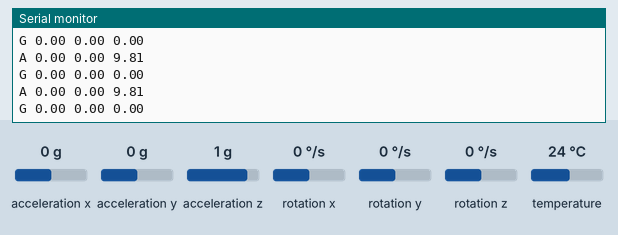
Simulated run of this sketch. Board: Arduino Uno, built with avr-gcc and run on an emulated ATmega328P. Parts: the last lines printed to the serial monitor. Inputs (shaded band) come from the test bench; at power-on: acceleration x 0 g, acceleration y 0 g, acceleration z 1 g, rotation x 0 °/s, rotation y 0 °/s, rotation z 0 °/s, temperature 24 °C.

Above: at 1.3 s.
1.4 s: acceleration x set to -1.4 g
At 2.1 s:
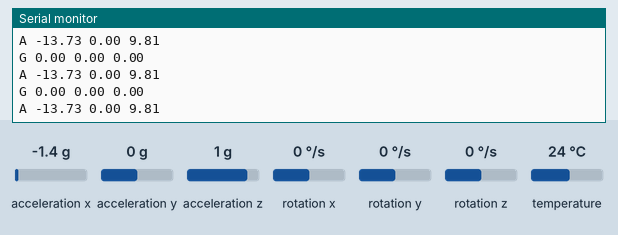
4.4 s: acceleration y set to -1.4 g
At 5.0 s:
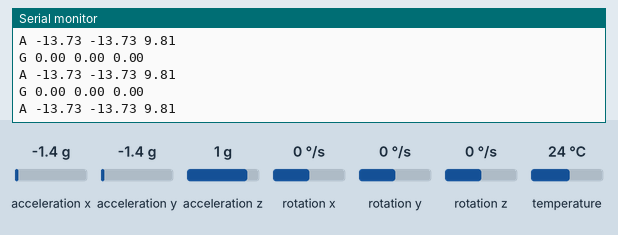
5.9 s: acceleration z set to -1.4 g
At 6.4 s:
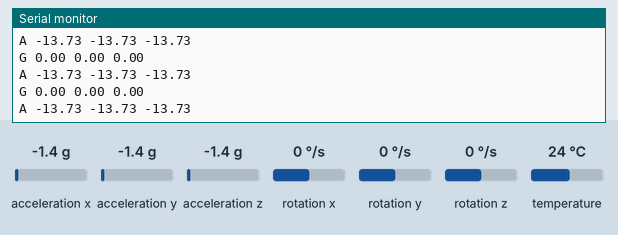
8.9 s: rotation x set to -192 °/s
At 9.5 s:
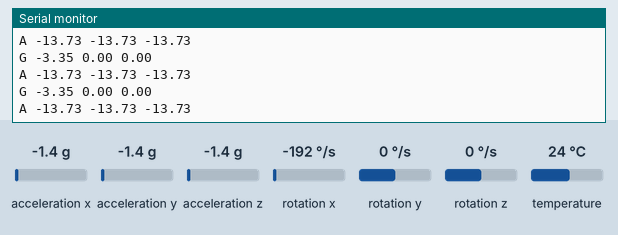
10.4 s: rotation y set to -192 °/s
At 11.5 s:
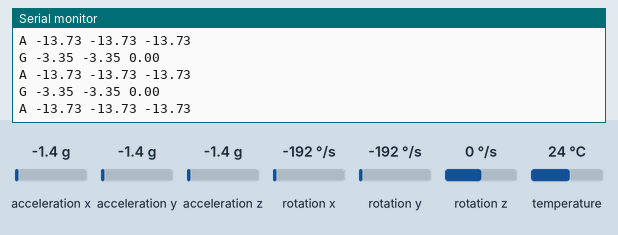
11.9 s: rotation z set to -192 °/s
At 12.4 s:
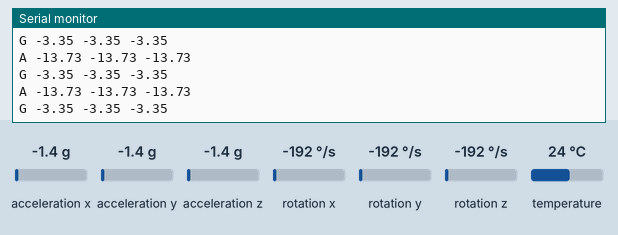

Measured:
- after the input at 1.4 s, the serial monitor: prints a new line after 0.09 s (image 1)
- after the input at 4.4 s, the serial monitor: prints a new line after 0.09 s (image 2)
- after the input at 5.9 s, the serial monitor: prints a new line after 0.09 s (image 3)
- after the input at 8.9 s, the serial monitor: prints a new line after 0.08 s (image 4)
- after the input at 10.4 s, the serial monitor: prints a new line after 0.10 s (image 5)
- after the input at 11.9 s, the serial monitor: prints a new line after 0.11 s (image 6)

The sketch:

gyroTest.ino
```cpp
#include <Adafruit_MPU6050.h>
#include <Adafruit_Sensor.h>
#include <Wire.h>

Adafruit_MPU6050 mpu;

void setup(void) {
  Serial.begin(9600);
  while (!Serial)
    delay(10);

  // Try to initialize!
  if (!mpu.begin()) {
    //Serial.println("Failed to find MPU6050 chip");
    while (1) {
      delay(10);
    }
  }
  //Serial.println("MPU6050 Found!");

  mpu.setAccelerometerRange(MPU6050_RANGE_8_G);
  mpu.setGyroRange(MPU6050_RANGE_500_DEG);
  mpu.setFilterBandwidth(MPU6050_BAND_21_HZ);

  delay(100);
}

void loop() {

  /* Get new sensor events with the readings */
  sensors_event_t a, g, temp;
  mpu.getEvent(&a, &g, &temp);

  /* Print out the values */
  // Accelerometer
  Serial.print("A ");
  Serial.print(a.acceleration.x);
  Serial.print(" ");
  Serial.print(a.acceleration.y);
  Serial.print(" ");
  Serial.println(a.acceleration.z);

  // Gyroscope
  Serial.print("G ");
  Serial.print(g.gyro.x);
  Serial.print(" ");
  Serial.print(g.gyro.y);
  Serial.print(" ");
  Serial.println(g.gyro.z);

  delay(10);
}
```
